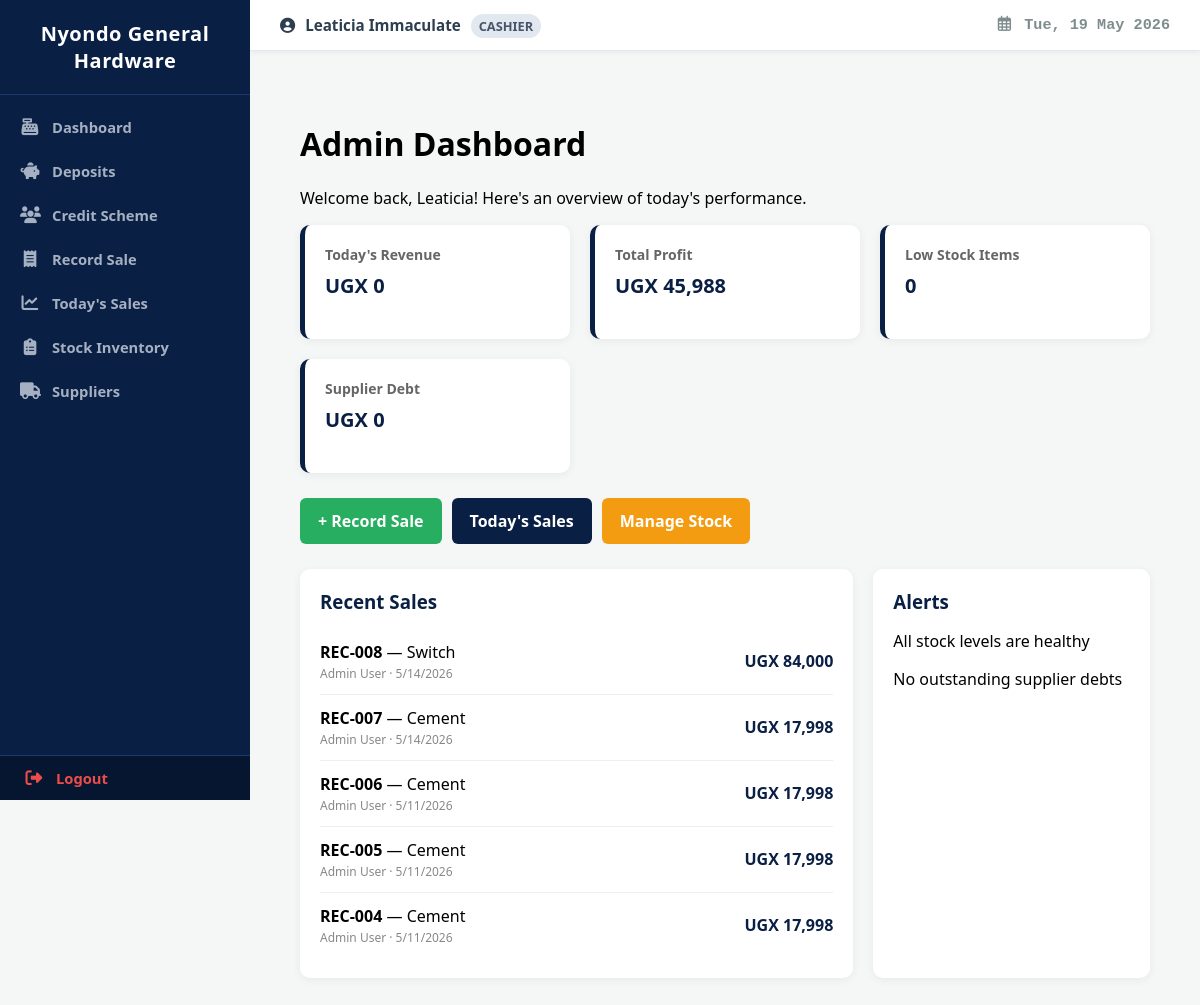
Page /admin_dashboard/ (signed in) on the earlier database version.
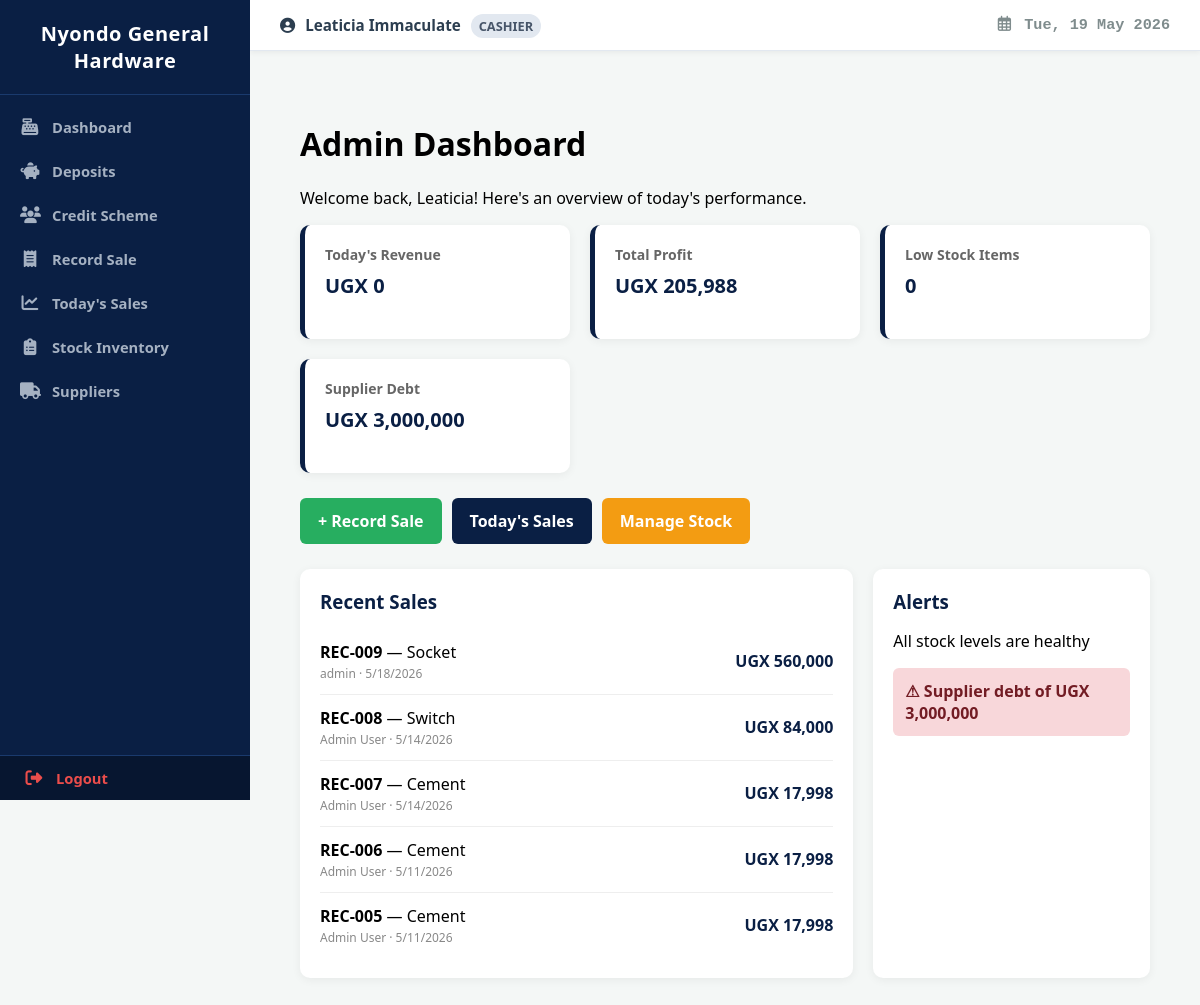
Same page on the later database version.
### web/models.py (models this page shows, shortened)
class Sale(models.Model):
    SALE_TYPES = (
        ('WALK_IN', 'Walk-In'),
        ('WHOLESALE', 'Wholesale'),
        ('SCHEME', 'Scheme Pickup'),
    )
    sale_type = models.CharField(max_length=20, choices=SALE_TYPES, default='WALK_IN')
    item = models.ForeignKey(StockItem, on_delete=models.CASCADE)
    quantity = models.PositiveIntegerField()
    total_price = models.DecimalField(max_digits=12, decimal_places=0)
    customer_name = models.CharField(max_length=100, default="Walk-in")
    member_nin = models.CharField(max_length=14, validators=[ugandan_nin_rule], blank=True, null=True)
    delivery_fee = models.DecimalField(max_digits=10, decimal_places=0, default=0)
    date_sold = models.DateTimeField(auto_now_add=True)
    distance = models.FloatField(default=0.0)
    user = models.ForeignKey(settings.AUTH_USER_MODEL, on_delete=models.SET_NULL, null=True, blank=True)

class StockItem(models.Model):
    name = models.CharField(max_length=100)
    category = models.ForeignKey(Category, on_delete=models.CASCADE)
    unit = models.CharField(max_length=20) # e.g., Bags, Pieces, Bundles
    quantity = models.IntegerField(default=0)
    unit_cost = models.DecimalField(max_digits=12, decimal_places=0)
    selling_price = models.DecimalField(max_digits=12, decimal_places=0)
    reorder_level = models.IntegerField(default=5)
    specifications = models.TextField(blank=True, null=True)
    supplier = models.ForeignKey(Supplier, on_delete=models.CASCADE, related_name="items")

class CustomUser(AbstractUser):
    ROLE_CHOICES = [
        ('ADMIN', 'Admin'),
        ('STOCK', 'Stock Manager'),
        ('CASHIER', 'Cashier'),
        ('SALES', 'Sales Person'),
    ]
    role = models.CharField(max_length=20, choices=ROLE_CHOICES, default='CASHIER')
    phone = models.CharField(max_length=20, validators=[ugandan_phone_rule], blank=True, null=True)
    is_active = models.BooleanField(default=True)

### web/views.py (the view)
# urls.py: path('admin_dashboard/', views.admin_dashboard, name="admin_dashboard"),
@login_required
def admin_dashboard(request):
    today = timezone.now().date()
    todays_revenue = Sale.objects.filter(
        date_sold__date=today
    ).aggregate(
        total=Sum('total_price')
    )['total'] or 0
    total_profit = Sale.objects.aggregate(
        profit=Sum(
            ExpressionWrapper(
                F('total_price') - (F('item__unit_cost') * F('quantity')),
                output_field=DecimalField()
            )
        )
    )['profit'] or 0
    low_stock_items = StockItem.objects.filter(quantity__lte=5, quantity__gt=0)
    out_of_stock_items = StockItem.objects.filter(quantity=0)
    supplier_debt = Supplier.objects.aggregate(
        total=Sum('credit')
    )['total'] or 0
    scheme_members = SalaryEarner.objects.count()
    scheme_savings = Deposit.objects.aggregate(
        total=Sum('amount')
    )['total'] or 0
    context = {
        'todays_revenue': todays_revenue,
        'total_profit': total_profit,
        'low_stock_count': low_stock_items.count(),
        'out_of_stock_count': out_of_stock_items.count(),
        'supplier_debt': supplier_debt,
        'stock_lines': StockItem.objects.count(),
        'scheme_members': scheme_members,
        'scheme_savings': scheme_savings,
        'all_time_sales': Sale.objects.count(),
        'recent_sales': Sale.objects.select_related('item')
                                   .order_by('-date_sold')[:5],
        'today': today
    }
    return render(request, 'admin_dashboard.html', context)

### web/templates/admin_dashboard.html (shortened to what this page needs)
{% extends "base.html" %}
{% load humanize %}
{% block content %}
<div class="dashboard">
    <div class="dashboard-header">
        <h1>Admin Dashboard</h1>
        <p>Welcome back, {{ request.user.username }}! Here's an overview of today's performance.</p>
    </div>
    <div class="stats">
        <div class="stat-box">
            <h3>Today's Revenue</h3>
            <p>UGX {{ todays_revenue|floatformat:0|intcomma }}</p>
        </div>
        <div class="stat-box">
            <h3>Total Profit</h3>
            <p>UGX {{ total_profit|floatformat:0|intcomma }}</p>
        </div>
        <div class="stat-box">
            <h3>Low Stock Items</h3>
            <p>{{ low_stock_count }}</p>
        </div>
        <div class="stat-box">
            <h3>Supplier Debt</h3>
            <p>UGX {{ supplier_debt|floatformat:0|intcomma }}</p>
        </div>
    </div>
    <div class="actions">
        <a href="{% url 'record_sale' %}" class="btn btn-green">+ Record Sale</a>
        <a href="{% url 'sales_today' %}" class="btn btn-blue">Today's Sales</a>
        <a href="{% url 'stock_list' %}" class="btn btn-orange">Manage Stock</a>
    </div>
    <div class="grid">
        <div class="panel">
            <h3>Recent Sales</h3>
            {% for sale in recent_sales %}
                <div class="sale-item-wrapper">
                    <div class="sale-meta">
                        <strong>REC-00{{ sale.id }}</strong> &mdash; {{ sale.item.name }}
                        <small>
                            {{ sale.user.username|default:"Admin User" }} &middot; {{ sale.date_sold|date:"n/j/Y" }}
                        </small>
                    </div>
                    <div class="sale-price">
                        UGX {{ sale.total_price|floatformat:0|intcomma }}
                    </div>
                </div>
            {% empty %}
                <p class="text-muted">No sales recorded yet.</p>
            {% endfor %}
        </div>
        <div class="panel">
            <h3>Alerts</h3>
            {% if low_stock_count > 0 %}
                <div class="alert alert-danger">
                    {{ low_stock_count }} low stock item(s)
                </div>
            {% else %}
                <p>All stock levels are healthy </p>
            {% endif %}
            {% if supplier_debt > 0 %}
                <div class="alert alert-danger">
                    ⚠ Supplier debt of UGX {{ supplier_debt|floatformat:0|intcomma }}
                </div>
            {% else %}
                <p>No outstanding supplier debts </p>
            {% endif %}
        </div>
    </div>
</div>
{% endblock %}

Differences in the rows shown:
no longer on this page (row unchanged): Sale: id "4", item.name "Cement", user.username "Admin User", date_sold "5/11/2026", total_price "17,998"
added Sale: id "9", item.name "Socket", user.username "admin", date_sold "5/18/2026", total_price "560,000"
Other differences:
{{ total_profit|floatformat:0|intcomma }}: "45,988" → "205,988"
{{ supplier_debt|floatformat:0|intcomma }}: "0" → "3,000,000"
{{ supplier_debt|floatformat:0|intcomma }}: (not shown) → "3,000,000"
text no longer shown: "No outstanding supplier debts"
text now shown: "⚠ Supplier debt of UGX"
